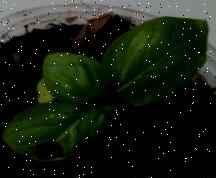
#> input picture basil_classification_dataset/train/fusarium/IMG_20220513_203937_train_box0_jpg.rf.HckyrBnzVajJKeivXv5Y.jpg, 216 x 178 px
$ python -i autolabel_herbs_bbox.py   (imports and definitions only)
#> lines starting #> are read from the running program, lines starting #| are printed output that depends on the picture; after the words box and inside, x2 and y2 are one past the last pixel; in counts of white or black regions, pixels touching at a corner belong together
#!/usr/bin/env python3
"""Auto-label bounding boxes for herbs (basil/mint) from iNaturalist dataset.

Goal: replace the full-frame bbox with a tighter bbox around the plant area.
Heuristic: HSV green mask -> largest connected component -> padded bounding box.

Outputs a "run" folder under runs\autolabel\<timestamp> containing:
- images/: copied source images
- labels/: YOLO txt labels (same class id, new bbox)
- preview/: images with bbox drawn
- manifest.csv: per-image info + fallback flags

This is meant as a quick bootstrap; review previews before scaling to full dataset.
"""

from __future__ import annotations

import argparse
import csv
import random
import sys
from dataclasses import dataclass
from datetime import datetime
from pathlib import Path

import cv2
import yaml
import numpy as np

IMG_EXTS = {".jpg", ".jpeg", ".png", ".bmp", ".webp"}


@dataclass
class Sample:
    split: str  # train/val
    img_path: Path
    lbl_path: Path


# [38 lines left out: functions _read_class_id, _iter_samples, not called in this run]


def _hsv_green_mask(img_bgr, *, strict: bool) -> "cv2.Mat":
    h, w = img_bgr.shape[:2]
    img_hsv = cv2.cvtColor(img_bgr, cv2.COLOR_BGR2HSV)

    # Broad vs strict green range.
    if strict:
        # stricter -> less background vegetation
        lower = (30, 80, 40)
        upper = (90, 255, 255)
    else:
        lower = (25, 35, 35)
        upper = (95, 255, 255)

    mask = cv2.inRange(img_hsv, lower, upper)

    # Morphology to remove noise
    k = max(3, int(round(min(h, w) * 0.01)) | 1)
    kernel = cv2.getStructuringElement(cv2.MORPH_ELLIPSE, (k, k))
    mask = cv2.morphologyEx(mask, cv2.MORPH_OPEN, kernel)
    mask = cv2.morphologyEx(mask, cv2.MORPH_CLOSE, kernel)
    return mask


def _best_component_bbox(mask: "cv2.Mat"):
    """Return (x,y,bw,bh, area_ratio, touches_border) for best component or None."""
    h, w = mask.shape[:2]
    n, labels, stats, _ = cv2.connectedComponentsWithStats(mask, connectivity=8)
    if n <= 1:
        return None

    best = None
    best_score = -1.0

    for i in range(1, n):
        x = int(stats[i, cv2.CC_STAT_LEFT])
        y = int(stats[i, cv2.CC_STAT_TOP])
        bw = int(stats[i, cv2.CC_STAT_WIDTH])
        bh = int(stats[i, cv2.CC_STAT_HEIGHT])
        area = int(stats[i, cv2.CC_STAT_AREA])
        if bw <= 5 or bh <= 5:
            continue

        touches = x <= 0 or y <= 0 or (x + bw) >= w or (y + bh) >= h
        area_ratio = area / float(h * w)

        # Penalize border-touching components (often background vegetation).
        score = area * (0.25 if touches else 1.0)
        if score > best_score:
            best_score = score
            best = (x, y, bw, bh, area_ratio, touches)

    return best


def _bbox_from_mask(mask: "cv2.Mat", min_area_ratio: float):
    h, w = mask.shape[:2]
    area = int(cv2.countNonZero(mask))
    area_ratio = area / float(h * w)

    comp = _best_component_bbox(mask)
    if comp is None:
        return 0, 0, w - 1, h - 1, False, area_ratio, 1.0, True

    x, y, bw, bh, _comp_area_ratio, touches = comp

    ok = area_ratio >= min_area_ratio and bw > 5 and bh > 5

    # Pad bbox by 4%
    pad_x = int(round(bw * 0.04))
    pad_y = int(round(bh * 0.04))

    x1 = max(0, x - pad_x)
    y1 = max(0, y - pad_y)
    x2 = min(w - 1, x + bw + pad_x)
    y2 = min(h - 1, y + bh + pad_y)

    bbox_area_ratio = ((x2 - x1) * (y2 - y1)) / float(w * h)
    return x1, y1, x2, y2, ok, area_ratio, bbox_area_ratio, touches


def _apply_edge_margin(x1, y1, x2, y2, w, h, margin_ratio: float = 0.01):
    """Ensure bbox isn't exactly full-frame by enforcing a small inner margin."""
    mx = int(round(w * margin_ratio))
    my = int(round(h * margin_ratio))
    x1 = max(x1, mx)
    y1 = max(y1, my)
    x2 = min(x2, w - 1 - mx)
    y2 = min(y2, h - 1 - my)
    if x2 <= x1:
        x1, x2 = 0, w - 1
    if y2 <= y1:
        y1, y2 = 0, h - 1
    return x1, y1, x2, y2


# [26 lines left out: function _grabcut_bbox, not called in this run]


def _plant_bbox(img_bgr, min_area_ratio: float = 0.01):
    """Return (x1,y1,x2,y2, ok, mask_area_ratio, bbox_area_ratio, method)."""
    import numpy as np  # local import to keep global deps minimal

    h, w = img_bgr.shape[:2]

    broad = _hsv_green_mask(img_bgr, strict=False)
    strict = _hsv_green_mask(img_bgr, strict=True)

    # Try strict first (usually tighter)
    x1, y1, x2, y2, ok, area_ratio, bbox_ratio, touches = _bbox_from_mask(strict, min_area_ratio)
    method = "hsv_strict"

    # If strict is too small, fallback to broad
    if not ok:
        x1, y1, x2, y2, ok, area_ratio, bbox_ratio, touches = _bbox_from_mask(broad, min_area_ratio)
        method = "hsv_broad"

    # If bbox is huge or border-touching, try removing border-connected green then re-bbox
    if ok and (bbox_ratio > 0.92 or touches):
        # Remove components touching border by zeroing them
        # [13 lines left out: function strip_border, not called in this run]

        stripped = strip_border(strict)
        x1b, y1b, x2b, y2b, okb, area_r_b, bbox_r_b, touches_b = _bbox_from_mask(stripped, min_area_ratio)
        if okb and bbox_r_b < bbox_ratio:
            x1, y1, x2, y2, ok, area_ratio, bbox_ratio, touches = x1b, y1b, x2b, y2b, okb, area_r_b, bbox_r_b, touches_b
            method = "hsv_strict_stripborder"

    # If still huge, run GrabCut using strict mask as seed
    if ok and bbox_ratio > 0.95:
        x1g, y1g, x2g, y2g, okg, area_r_g, bbox_r_g, touches_g = _grabcut_bbox(img_bgr, strict, min_area_ratio)
        if okg and bbox_r_g < bbox_ratio:
            x1, y1, x2, y2, ok, area_ratio, bbox_ratio, touches = x1g, y1g, x2g, y2g, okg, area_r_g, bbox_r_g, touches_g
            method = "grabcut"

    # Avoid exact full-frame boxes
    x1, y1, x2, y2 = _apply_edge_margin(x1, y1, x2, y2, w, h, margin_ratio=0.01)
    bbox_ratio = ((x2 - x1) * (y2 - y1)) / float(w * h)

    return x1, y1, x2, y2, ok, area_ratio, bbox_ratio, method


# [174 lines left out: functions _xyxy_to_yolo, main, not called in this run]


# [2 lines not run here, left out]

>>> import cv2
>>> picture = cv2.imread('basil_classification_dataset/train/fusarium/IMG_20220513_203937_train_box0_jpg.rf.HckyrBnzVajJKeivXv5Y.jpg')
#> picture is the input picture: shape (178, 216, 3); mean B, G, R 21.7, 32.9, 26
>>> result = _plant_bbox(picture)
#> in _hsv_green_mask, `img_hsv = cv2.cvtColor(img_bgr, cv2.COLOR_BGR2HSV)`: img_hsv: shape (178, 216, 3); mean H, S, V 38.7, 115.4, 33.5
#> in _hsv_green_mask, `mask = cv2.inRange(img_hsv, lower, upper)`:
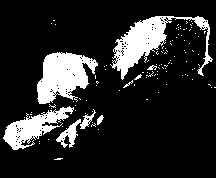
#> mask: shape (178, 216); 15.6% white; 113 white regions (104 under 20 px), largest, box (x1, y1, x2, y2) and area: (110, 16, 213, 80) 2080, (37, 52, 98, 104) 1984, (3, 106, 74, 150) 1256
#> in _hsv_green_mask, `mask = cv2.morphologyEx(mask, cv2.MORPH_OPEN, kernel)`:
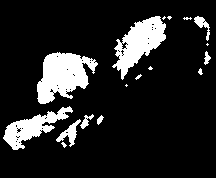
#> mask: shape (178, 216); 13.9% white; 17 white regions (8 under 20 px), largest, box (x1, y1, x2, y2) and area: (37, 52, 98, 104) 1935, (112, 16, 166, 80) 1602, (3, 106, 73, 150) 1133
#> in _hsv_green_mask, `mask = cv2.morphologyEx(mask, cv2.MORPH_CLOSE, kernel)`:
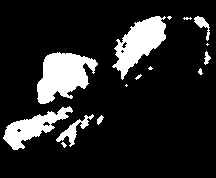
#> mask: shape (178, 216); 14.2% white; 15 white regions (7 under 20 px), largest, box (x1, y1, x2, y2) and area: (37, 52, 98, 104) 1969, (112, 16, 166, 80) 1655, (3, 106, 73, 150) 1166
#> call 2 of _hsv_green_mask, with strict = True
#> in _hsv_green_mask (call 2), `mask = cv2.inRange(img_hsv, lower, upper)`:
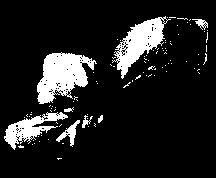
#> mask: shape (178, 216); 12.3% white; 97 white regions (89 under 20 px), largest, box (x1, y1, x2, y2) and area: (37, 52, 97, 104) 1812, (112, 16, 171, 79) 1418, (4, 112, 68, 150) 891
#> in _hsv_green_mask (call 2), `mask = cv2.morphologyEx(mask, cv2.MORPH_OPEN, kernel)`:
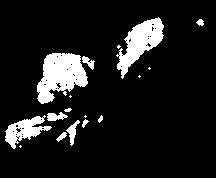
#> mask: shape (178, 216); 10.8% white; 17 white regions (6 under 20 px), largest, box (x1, y1, x2, y2) and area: (37, 53, 88, 104) 1645, (116, 17, 164, 79) 1269, (5, 115, 52, 149) 689
#> in _hsv_green_mask (call 2), `mask = cv2.morphologyEx(mask, cv2.MORPH_CLOSE, kernel)`:
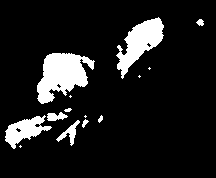
#> mask: shape (178, 216); 11.1% white; 14 white regions (5 under 20 px), largest, box (x1, y1, x2, y2) and area: (37, 53, 95, 104) 1765, (116, 17, 164, 79) 1310, (5, 115, 52, 149) 728
#> in _bbox_from_mask, `area = int(cv2.countNonZero(mask))`: area = 4260
#> in _bbox_from_mask, `area_ratio = area / float(h * w)`: area_ratio = 0.111
#> in _best_component_bbox, `n, labels, stats, _ = cv2.connectedComponentsWithStats(mask, connectiv..`:
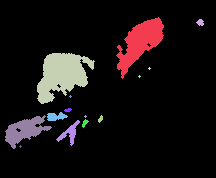
#> labels: shape (178, 216) int32; 15 distinct labels, from 0 to 14; one colour per label, 0 black
#> in _best_component_bbox, `n, labels, stats, _ = cv2.connectedComponentsWithStats(mask, connectiv..`: n = 15; stats = 15 rows, first 6: [0, 0, 216, 178, 34188], [116, 17, 48, 62, 1310], [196, 19, 8, 7, 38], [37, 53, 58, 51, 1765], [148, 67, 3, 3, 5], [138, 75, 3, 3, 5]
#> the loop in _best_component_bbox, `for i in range(1, n):` made 14 passes
#> (x, y, bw, bh, area) on passes 7, 11: (64, 108, 8, 4, 22), (98, 115, 5, 8, 24)
#> after the loop in _best_component_bbox, `for i in range(1, n):`: best_score = 1765
#> in _bbox_from_mask, `comp = _best_component_bbox(mask)`: comp = (37, 53, 58, 51, 0.0459, False)
#> in _bbox_from_mask, `x, y, bw, bh, _comp_area_ratio, touches = comp`: x = 37; y = 53; bw = 58; bh = 51; touches = False
#> in _bbox_from_mask, `ok = area_ratio >= min_area_ratio and bw > 5 and bh > 5`: ok = True
#> in _bbox_from_mask, `pad_x = int(round(bw * 0.04))`: pad_x = 2
#> in _bbox_from_mask, `x1 = max(0, x - pad_x)`: x1 = 35
#> in _bbox_from_mask, `y1 = max(0, y - pad_y)`: y1 = 51
#> in _bbox_from_mask, `x2 = min(w - 1, x + bw + pad_x)`: x2 = 97
#> in _bbox_from_mask, `y2 = min(h - 1, y + bh + pad_y)`: y2 = 106
#> in _bbox_from_mask, `bbox_area_ratio = ((x2 - x1) * (y2 - y1)) / float(w * h)`: bbox_area_ratio = 0.0887
#> in _plant_bbox, `x1, y1, x2, y2, ok, area_ratio, bbox_ratio, touches = _bbox_from_mask(..`: x1 = 35; y1 = 51; x2 = 97; y2 = 106; ok = True; area_ratio = 0.111; bbox_ratio = 0.0887; touches = False
#> in _apply_edge_margin, `x1 = max(x1, mx)`: x1 = 35
#> in _apply_edge_margin, `y1 = max(y1, my)`: y1 = 51
#> in _apply_edge_margin, `x2 = min(x2, w - 1 - mx)`: x2 = 97
#> in _apply_edge_margin, `y2 = min(y2, h - 1 - my)`: y2 = 106
#> result = (35, 51, 97, 106, True, 0.111, 0.0887, 'hsv_strict')
